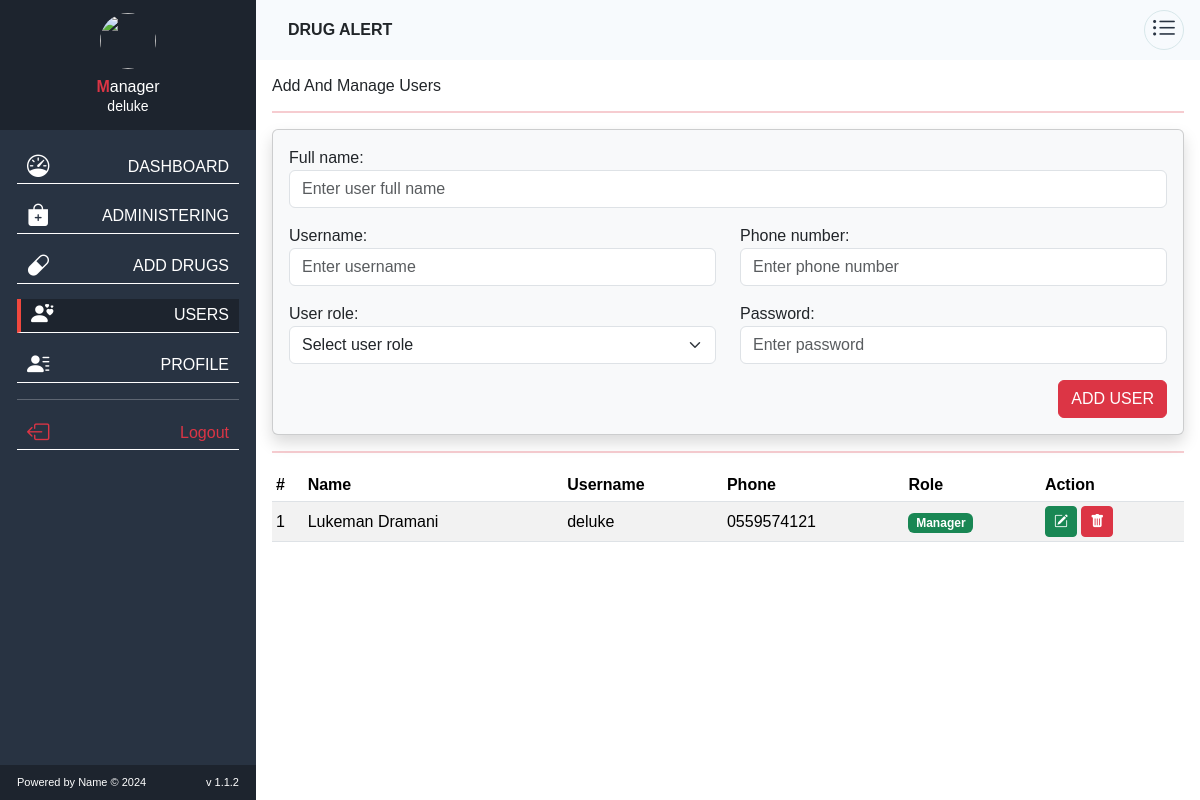
Screenshot of /dashboard/user.php (signed in) with the database file from the repository.
### tables this page shows
CREATE TABLE `users_tb` (
    `user_id` int(11) NOT NULL auto_increment primary key ,
    `username` varchar(100) NOT NULL,
    `name` varchar(255) NOT NULL,
    `contact` varchar(15) NOT NULL,
    `password` varchar(100) NOT NULL,
    `role` int(1) NOT NULL,
    `code` varchar(100) DEFAULT NULL,
    `date` datetime NOT NULL DEFAULT current_timestamp()
);

### private/config/autoloader.php (called while the page is built, shortened)
<?php
    spl_autoload_register(function ($className) {
        $classFile = __DIR__ . "/../classes/" . $className . ".class.php";
    });

### private/classes/Database.class.php (called while the page is built, shortened)
<?php
class Database{
    protected ?PDO $conn;
    function __construct()
    {
        $this->conn = $this->connect();
    }
    private function connect()
    {
        $string = "mysql:host=".DB_HOST.";dbname=".DB_NAME;
        try {
            return new PDO($string, DB_USER, DB_PASS);
        }catch (PDOException $e){
            echo $e->getMessage();
            die();
        }
    }
    protected function selectData($tableName, $columns = "*", $conditions = array(), $conditionType = "AND", $limit = null, $orderByColumn = null, $orderByDirection = "ASC"): false|array
    {
        $query = "SELECT $columns FROM $tableName";
        if ($orderByColumn !== null) {
            $query .= " ORDER BY $orderByColumn $orderByDirection";
        }
        try {
            $statement = $this->conn->prepare($query);
            $statement->execute();
            return $statement->fetchAll(PDO::FETCH_ASSOC);
        } catch (PDOException $e) {
            return false;
        }
    }
}

### private/classes/Users.class.php (called while the page is built, shortened)
<?php
class Users extends Database{
    private string $tableName = "users_tb";
    public function getAllUser(): false|array
    {
        return $this->selectData($this->tableName, '*', array(), null, null, 'user_id', 'DESC');
    }
}

### dashboard/user.php (the view, shortened to what this page needs)
<?php
include "header.php";
?>
<section>
    <div class="">
        <h6>Add And Manage Users</h6>
    </div>
    <hr class="text-danger border-2">
    <div class="card p-3 shadow bg-light mb-3">
        <form action="" id="addUserForm">
            <div class="row">
                <div class="col-12">
                    <div class="mb-3">
                        <label>Full name:</label>
                        <input type="text" name="name" placeholder="Enter user full name" class="form-control shadow-none">
                    </div>
                </div>
                <div class="col-md-6">
                    <div class="mb-3">
                        <label>Username:</label>
                        <input type="text" name="username" placeholder="Enter username" class="form-control shadow-none">
                    </div>
                </div>
                <div class="col-md-6">
                    <div class="mb-3">
                        <label>Phone number:</label>
                        <input type="text" name="phone" placeholder="Enter phone number" class="form-control shadow-none">
                    </div>
                </div>
                <div class="col-md-6">
                    <div class="mb-3">
                        <label>User role:</label>
                        <select name="role" id="role" class="form-select shadow-none">
                            <option value="">Select user role</option>
                        </select>
                    </div>
                </div>
                <div class="col-md-6">
                    <div class="mb-3">
                        <label>Password:</label>
                        <input type="password" name="password" placeholder="Enter password" class="form-control shadow-none">
                    </div>
                </div>
                <div class="text-end">
                    <button id="addUserBtn" class="btn btn-danger">ADD USER</button>
                </div>
            </div>
        </form>
    </div>
    <hr class="text-danger border-2">
    <div class="table-responsive">
        <table class="table table-sm table-striped align-middle" id="addUserTable">
            <thead>
            <tr>
                <th>#</th>
                <th>Name</th>
                <th>Username</th>
                <th>Phone</th>
                <th>Role</th>
                <th>Action</th>
            </tr>
            </thead>
            <tbody>
            <?php
            $user = new Users();
            $users = $user->getAllUser();
            if ($users !== false){
                if (count($users) > 0){
                    $no = 0;
                    foreach ($users as $row){
                        $no++;
                        ?>
                        <tr>
                            <td><?= $no;?></td>
                            <td><?= $row['name'];?></td>
                            <td><?= $row['username'];?></td>
                            <td><?= $row['contact'];?></td>
                            <td>
                                <?php
                                if ($row['role'] === 2){
                                    ?><span class="badge text-bg-success">Manager</span><?php
                                }elseif ($row['role'] === 3){
                                    ?><span class="badge text-bg-primary">Admin</span><?php
                                }elseif ($row['role'] === 1){
                                    ?><span class="badge text-bg-info">seller</span><?php
                                }
                                ?>
                            </td>
                            <td>
                                <button value="<?= $row['user_id']?>" type="button" class="btn btn-sm btn-success editBtn"><i class="bi bi-pencil-square"></i></button>
                                <button value="<?= $row['user_id']?>" type="button" class="btn btn-sm btn-danger deleteBtn"><i class="bi bi-trash-fill"></i></button>
                            </td>
                        </tr>
                        <?php
                    }
                }else{
                    ?>
                    <p class="text-center text-danger">No User Added Yet</p>
                    <?php
                }
            }
            ?>
            </tbody>
        </table>
    </div>
</section>
<?php
include "footer.php";
?>

### assets/css/style.css (style rules this page uses)
:root { --black-1: #1D242E; --black-2: #283342; --red: #F0483E; --green: #2ED47A; --sky-blue: #03A9F5; --yellow: #FED600; --white: #FFFFFF; --off-white: #d7e7ea; --teal-green: #009099; }
body { padding-left: 16rem; transition: padding-left .4s ease-in-out; scrollbar-color: var(--sky-blue) transparent; scrollbar-width: auto; font-family: "Poppins", sans-serif; font-weight: 300; }
section { padding: 1rem; margin: 0 auto; max-width: 1200px; }

### rows the page displays
users_tb: name "Lukeman Dramani", username "deluke", contact "0559574121", role "Manager"

### other values shown
$_SESSION['username'] "deluke"
